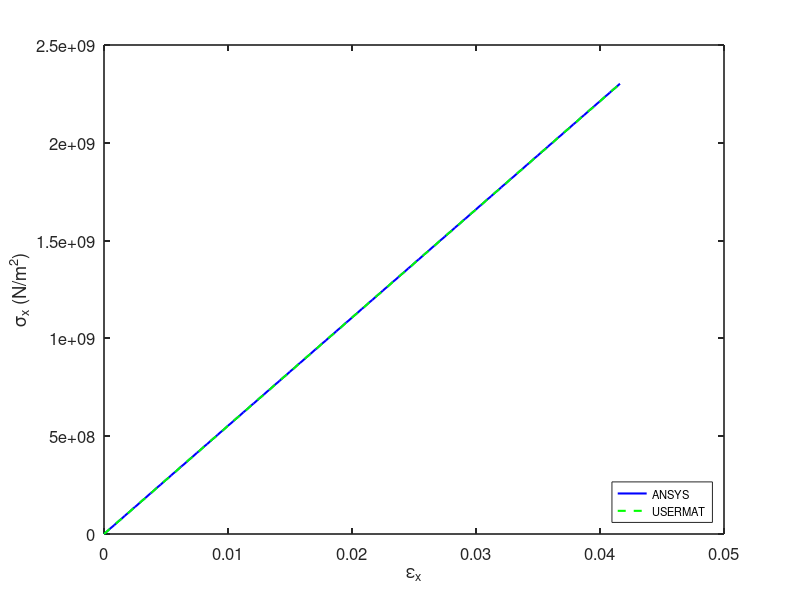

Recreate this plot in MATLAB.
A=load('Ansys_sx.txt');
Ansys_sx = A(:,2);
Time  = A(:,1);


B = load('Ansys_ex.txt');
Ansys_ex = B(:,2);


C = load('user_sx.txt');
user_sx = C(:,2);

D = load('user_ex.txt');
user_ex = D(:,2);


figure(1,'position',[50,50,1000,750])
plot(Ansys_ex,Ansys_sx,'b-',"linewidth", 1.5)
hold on
plot(user_ex ,user_sx ,'g--',"linewidth", 1.5)
set(gca, "linewidth",1.2, "fontsize", 12)
legend('ANSYS','USERMAT','Location','SouthEast','fontsize',8)
xlabel('\epsilon_{x}')
ylabel('\sigma_{x} (N/m^2)')
